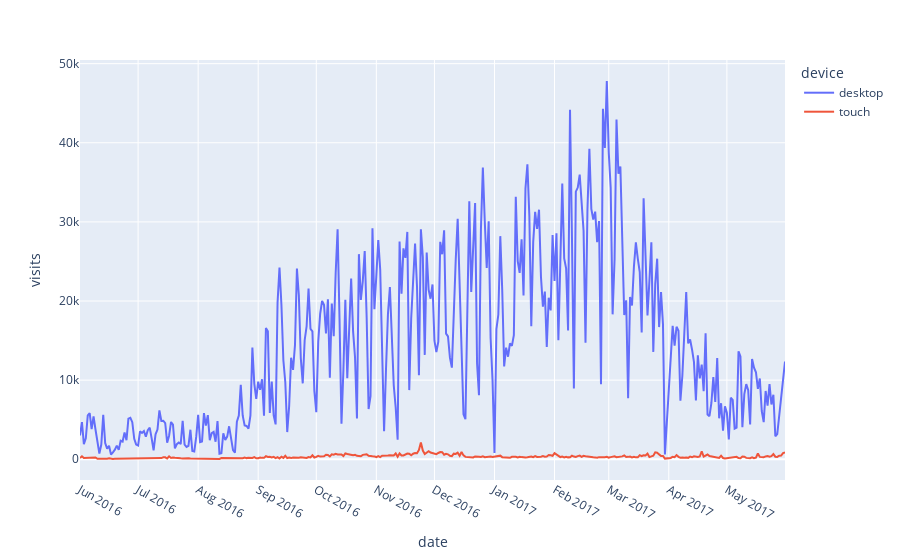

Source (notebook cell):
### Markdown cell above
Перейдем к нашим гипотезам:
```
Гипотеза 1:

### Code cell
#Появления приложения,touch, повысило трафик.

visitsTouch = table1_cohort.groupby(['start_dt', 'device']).size().reset_index(name='visits')
visitsTouch.columns = ['date', 'device', 'visits']
fig = px.line(visitsTouch, x='date', y='visits', color='device')
fig.update_xaxes(dtick="M1")
fig.show()

### Figure 1 — Plotly figure (JSON) as saved in the notebook; plotly's stock layout.template omitted (floating-point values rounded to 4 significant figures; data arrays with more than 128 entries replaced by an {"elided": "..."} marker saying what was removed)
{"data": [{"hovertemplate": "device=desktop<br>date=%{x}<br>visits=%{y}<extra></extra>", "legendgroup": "desktop", "line": {"color": "#636efa", "dash": "solid"}, "marker": {"symbol": "circle"}, "mode": "lines", "name": "desktop", "orientation": "v", "showlegend": true, "type": "scatter", "x": {"elided": "363 str values"}, "xaxis": "x", "y": {"elided": "363 int values"}, "yaxis": "y"}, {"hovertemplate": "device=touch<br>date=%{x}<br>visits=%{y}<extra></extra>", "legendgroup": "touch", "line": {"color": "#EF553B", "dash": "solid"}, "marker": {"symbol": "circle"}, "mode": "lines", "name": "touch", "orientation": "v", "showlegend": true, "type": "scatter", "x": {"elided": "363 str values"}, "xaxis": "x", "y": {"elided": "363 int values"}, "yaxis": "y"}], "layout": {"legend": {"title": {"text": "device"}, "tracegroupgap": 0}, "margin": {"t": 60}, "xaxis": {"anchor": "y", "domain": [0, 1], "dtick": "M1", "title": {"text": "date"}}, "yaxis": {"anchor": "x", "domain": [0, 1], "title": {"text": "visits"}}}}
